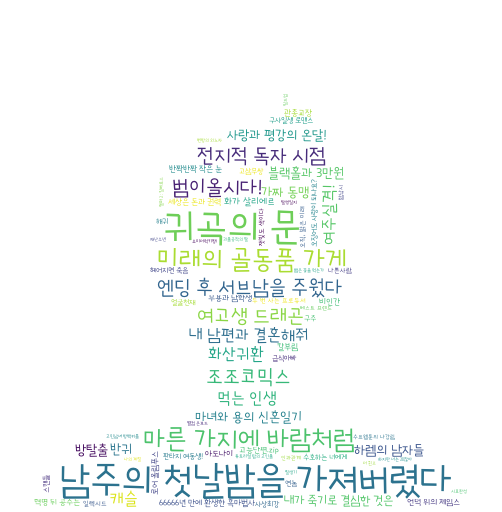

Recreate this plot in Python.
from wordcloud import WordCloud
import json
import matplotlib.pyplot as plt
from PIL import Image
import numpy as np

with open('webtoons.json',encoding='utf-8') as f :
    webtoons = json.load(f)

res = dict()
for webtoon in webtoons['webtoons']:
    res[webtoon['title']] = int(float(webtoon['star']) * 100)

masking_img = np.array(Image.open('kakao.png'))
cloud = WordCloud(font_path = 'Goyang.otf', max_font_size=40,
                  mask = masking_img, background_color='white').fit_words(res)
cloud.to_file('cloud02.png')

plt.imshow(cloud,interpolation='bilinear')
plt.axis('off')
plt.show()
